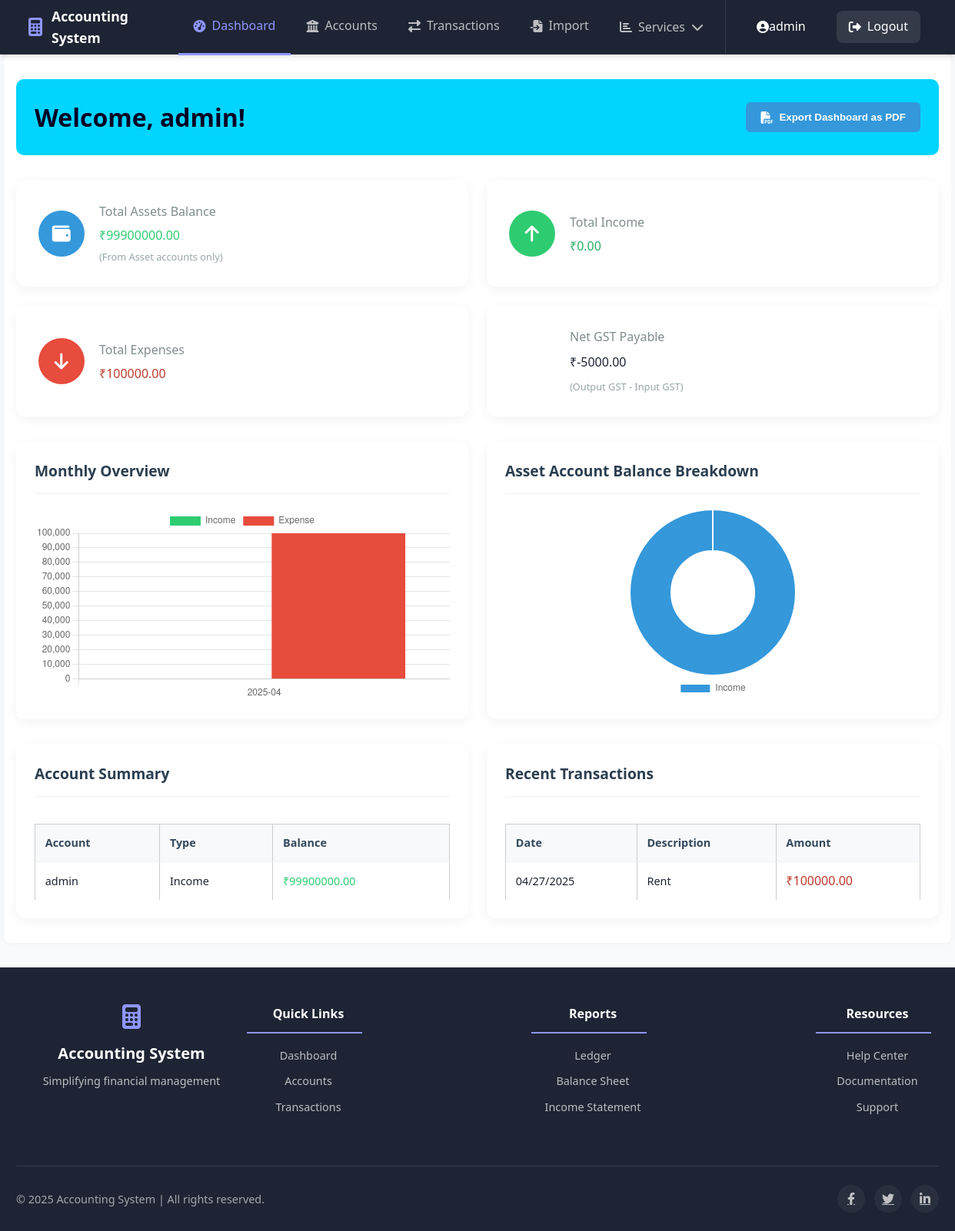
The page /dashboard (signed in) on the database its author committed.
### models.py (models this page shows, shortened)
class User(db.Model):
    id = db.Column(db.Integer, primary_key=True)
    username = db.Column(db.String(150), unique=True, nullable=False)
    email = db.Column(db.String(150), unique=True, nullable=False)
    password_hash = db.Column(db.String(200), nullable=False)
    name = db.Column(db.String(100))

class Account(db.Model):
    id = db.Column(db.Integer, primary_key=True)
    name = db.Column(db.String(100), nullable=False)
    type = db.Column(db.String(50), nullable=False)
    balance = db.Column(db.Float, default=0.0)
    user_id = db.Column(db.Integer, db.ForeignKey('user.id'), nullable=False)
    user = db.relationship('User', backref='accounts')

class Transaction(db.Model):
    id = db.Column(db.Integer, primary_key=True)
    account_id = db.Column(db.Integer, db.ForeignKey('account.id'), nullable=False)
    amount = db.Column(db.Float, nullable=False)
    description = db.Column(db.String(200))
    date = db.Column(db.DateTime, default=datetime.utcnow)
    transaction_type = db.Column(db.String(50), nullable=False)
    gst_rate = db.Column(db.Float, default=0.0)
    gst_amount = db.Column(db.Float, default=0.0)
    account = db.relationship('Account', backref='transactions')

### app.py (the view)
@app.route('/dashboard')
@login_required
def dashboard():
    user = User.query.filter_by(username=session['username']).first()
    accounts = Account.query.filter_by(user_id=user.id).all()
    account_ids = [a.id for a in accounts]
    transactions = Transaction.query.filter(Transaction.account_id.in_(account_ids)).all()
    total_balance = sum(acc.balance for acc in accounts if acc.type in ['Asset', 'Income'])
    total_income = sum(txn.amount for txn in transactions if txn.transaction_type == 'Income')
    total_expenses = sum(txn.amount for txn in transactions if txn.transaction_type == 'Expense')
    recent_transactions = sorted(transactions, key=lambda x: x.date, reverse=True)[:5]
    now = datetime.now()
    monthly_income = monthly_expenses = 0
    for txn in transactions:
        if txn.date.month == now.month and txn.date.year == now.year:
            if txn.transaction_type == 'Income':
                monthly_income += txn.amount
            elif txn.transaction_type == 'Expense':
                monthly_expenses += txn.amount
    monthly_data = defaultdict(lambda: {'Income': 0, 'Expense': 0})
    for txn in transactions:
        if txn.transaction_type in ['Income', 'Expense']:
            key = txn.date.strftime('%Y-%m')
            monthly_data[key][txn.transaction_type] += txn.amount
    sorted_months = sorted(monthly_data.keys())
    income_chart = [monthly_data[m]['Income'] for m in sorted_months]
    expense_chart = [monthly_data[m]['Expense'] for m in sorted_months]
    balance_labels = [acc.type for acc in accounts]
    balance_values = [acc.balance for acc in accounts]
    income_gst = sum(t.gst_amount for t in transactions if t.transaction_type == 'Income')
    expense_gst = sum(t.gst_amount for t in transactions if t.transaction_type == 'Expense')
    gst_summary = {
        'output_gst': income_gst,
        'input_gst': expense_gst,
        'net_gst': income_gst - expense_gst
    }
    return render_template('dashboard.html',
        username=user.username,
        accounts=accounts,
        total_balance=total_balance,
        total_income=total_income,
        total_expenses=total_expenses,
        monthly_income=monthly_income,
        monthly_expenses=monthly_expenses,
        recent_transactions=recent_transactions,
        income_chart=income_chart,
        expense_chart=expense_chart,
        months=sorted_months,
        balance_labels=balance_labels,
        balance_values=balance_values,
        gst_summary=gst_summary
    )

### app.py (called while the page is built)
@app.before_request
def manage_session():
    session.permanent = True
    session.modified = True
    timeout_seconds = 300  # 1 minute for testing, set higher in production
    login_time = session.get('login_time')
    if login_time:
        now = datetime.utcnow().timestamp()
        if now - login_time > timeout_seconds:
            session.clear()
            flash('Session expired due to inactivity.', 'warning')
            return redirect(url_for('login'))

@app.context_processor
def inject_now():
    return {'now': datetime.now()}

def login_required(f):
    @wraps(f)
    def decorated_function(*args, **kwargs):
        if 'username' not in session:
            flash('Please log in to access this page.', 'warning')
            return redirect(url_for('login'))
        return f(*args, **kwargs)
    return decorated_function

### templates/dashboard.html (shortened to what this page needs)
{% extends 'base.html' %}
{% block content %}
<div class="dashboard-header">
  <h2 class="welcome-title">Welcome, {{ username }}!</h2>
  <form method="POST" action="{{ url_for('export_dashboard_pdf') }}" id="pdfExportForm" class="export-form">
    <button type="button" class="export-btn" onclick="preparePdfExport()">
      <i class="fas fa-file-pdf"></i> Export Dashboard as PDF
    </button>
  </form>
</div>
<div class="dashboard-container">
  <div class="widget-row summary-row">
    <div class="widget summary-widget">
      <div class="widget-icon balance-icon">
        <i class="fas fa-wallet"></i>
      </div>
      <div class="widget-content">
        <h3>Total Assets Balance</h3>
        <div class="balance-amount {{ 'positive-balance' if total_balance >= 0 else 'negative-balance' }}">
          ₹{{ "%.2f"|format(total_balance) }}
        </div>
        <p class="widget-note">(From Asset accounts only)</p>
      </div>
    </div>
    <div class="widget summary-widget">
      <div class="widget-icon income-icon">
        <i class="fas fa-arrow-up"></i>
      </div>
      <div class="widget-content">
        <h3>Total Income</h3>
        <div class="income-amount">₹{{ "%.2f"|format(total_income) }}</div>
      </div>
    </div>
    <div class="widget summary-widget">
      <div class="widget-icon expense-icon">
        <i class="fas fa-arrow-down"></i>
      </div>
      <div class="widget-content">
        <h3>Total Expenses</h3>
        <div class="expense-amount">₹{{ "%.2f"|format(total_expenses) }}</div>
      </div>
    </div>
    <div class="widget summary-widget">
      <div class="widget-icon tax-icon">
        <i class="fas fa-receipt"></i>
      </div>
      <div class="widget-content">
        <h3>Net GST Payable</h3>
        <div class="tax-amount">₹{{ "%.2f"|format(gst_summary.get('net_gst', 0.0)) }}</div>
        <p class="widget-note">(Output GST - Input GST)</p>
      </div>
    </div>
  </div>
  <div class="widget-row charts-row">
    <div class="widget chart-widget">
      <div class="widget-header">
        <h3>Monthly Overview</h3>
      </div>
      <div class="chart-container">
        <canvas id="incomeExpenseChart" width="450" height="300"></canvas>
      </div>
    </div>
    <div class="widget chart-widget">
      <div class="widget-header">
        <h3>Asset Account Balance Breakdown</h3>
      </div>
      <div class="chart-container">
        <canvas id="balanceChart" width="450" height="300"></canvas>
      </div>
    </div>
  </div>
  <div class="widget-row data-row">
    <div class="widget data-widget">
      <div class="widget-header">
        <h3>Account Summary</h3>
      </div>
      <div class="accounts-list">
        {% if accounts %}
          <table class="mini-table">
            <thead>
              <tr>
                <th>Account</th>
                <th>Type</th>
                <th>Balance</th>
              </tr>
            </thead>
            <tbody>
              {% for account in accounts %}
              <tr>
                <td>{{ account.name }}</td>
                <td>{{ account.type }}</td>
                <td class="{% if account.type == 'Asset' and account.balance >= 0 %}positive-balance
                {% elif account.type == 'Liability' %}negative-balance
                {% elif account.type == 'Income' %}positive-balance
                {% elif account.type == 'Expense' %}negative-balance
                {% endif %}">
                  ₹{{ "%.2f"|format(account.balance) }}
                </td>
              </tr>
              {% endfor %}
            </tbody>
          </table>
        {% else %}
          <p class="no-data-message">No accounts found. <a href="{{ url_for('accounts') }}">Add an account</a> to get started.</p>
        {% endif %}
      </div>
    </div>
    <div class="widget data-widget">
      <div class="widget-header">
        <h3>Recent Transactions</h3>
      </div>
      <div class="recent-transactions">
        {% if recent_transactions %}
          <table class="mini-table">
            <thead>
              <tr>
                <th>Date</th>
                <th>Description</th>
                <th>Amount</th>
              </tr>
            </thead>
            <tbody>
              {% for transaction in recent_transactions %}
              <tr>
                <td>{{ transaction.date.strftime('%m/%d/%Y') }}</td>
                <td>{{ transaction.description }}</td>
                <td class="{% if transaction.transaction_type == 'Income' %}income-amount
                {% elif transaction.transaction_type == 'Expense' %}expense-amount
                {% elif transaction.transaction_type == 'Asset Purchase' %}expense-amount
                {% elif transaction.transaction_type == 'Asset Sale' %}income-amount
                {% elif transaction.transaction_type == 'Loan Taken' %}income-amount
                {% elif transaction.transaction_type == 'Loan Repayment' %}expense-amount
                {% else %}default-amount{% endif %}">
                  ₹{{ "%.2f"|format(transaction.amount) }}
                </td>
              </tr>
              {% endfor %}
            </tbody>
          </table>
        {% else %}
          <p class="no-data-message">No transactions found. <a href="{{ url_for('transactions') }}">Add a transaction</a> to get started.</p>
        {% endif %}
      </div>
    </div>
  </div>
</div>
<script>
  const ctxBar = document.getElementById('incomeExpenseChart');
  const profitChart = new Chart(ctxBar, {
    type: 'bar',
    data: {
      labels: {{ months|tojson }},
      datasets: [
        {
          label: 'Income',
          backgroundColor: '#2ecc71',
          data: {{ income_chart|tojson }}
        },
        {
          label: 'Expense',
          backgroundColor: '#e74c3c',
          data: {{ expense_chart|tojson }}
        }
      ]
    },
    options: {
      responsive: true,
      maintainAspectRatio: false,
      plugins: { legend: { position: 'top' } },
      scales: { y: { beginAtZero: true } }
    }
  });
  const ctxPie = document.getElementById('balanceChart');
  const balanceChart = new Chart(ctxPie, {
    type: 'doughnut',
    data: {
      labels: {{ balance_labels|tojson }},
      datasets: [{
        data: {{ balance_values|tojson }},
        backgroundColor: ['#3498db', '#2ecc71', '#f1c40f', '#e67e22', '#9b59b6', '#34495e']
      }]
    },
    options: {
      responsive: true,
      maintainAspectRatio: false,
      plugins: { legend: { position: 'bottom' } }
    }
  });
  function preparePdfExport() {
    const balanceCanvas = document.getElementById('balanceChart');
    const profitCanvas = document.getElementById('incomeExpenseChart');
    if (balanceCanvas && profitCanvas) {
      document.getElementById('balanceChartImage').value = balanceCanvas.toDataURL('image/png');
      document.getElementById('profitChartImage').value = profitCanvas.toDataURL('image/png');
      setTimeout(() => {
        document.getElementById('pdfExportForm').submit();
      }, 300);
    }
  }
  document.addEventListener('DOMContentLoaded', function() {
  const flashMessages = document.querySelectorAll('.flash');
  flashMessages.forEach(function(flash) {
    setTimeout(() => {
      flash.style.transition = "opacity 0.5s ease";
      flash.style.opacity = "0";
      setTimeout(() => flash.remove(), 500);
      }, 1000);
    });
  });
</script>
{% endblock %}

### static/styles.css (style rules this page uses)
body { font-family: Arial, sans-serif; background-color: #f4f6f9; color: #333; margin: 0; padding: 0; }
:root { --primary-color: #5863f8; --primary-dark: #3d45ca; --primary-light: #8f96ff; --secondary-color: #23c9b6; --dark-color: #1e2433; --light-color: #f5f8ff; --gray-color: #646e82; --light-gray: #eaeef6; --danger-color: #ff5c7c; --warning-color: #ffbe0b; --success-color: #27ae60; --border-radius: 8px; --shadow-sm: 0 2px 8px rgba(0, 0, 0, 0.15); --shadow-md: 0 4px 12px rgba(0, 0, 0, 0.2); --shadow-lg: 0 8px 24px rgba(0, 0, 0, 0.18); --transition: all 0.25s ease; --transition-slow: all 0.4s ease; }
body { margin: 0; font-family: 'Segoe UI', system-ui, -apple-system, sans-serif; font-size: 16px; line-height: 1.5; color: var(--dark-color); background-color: #f9fafc; -webkit-font-smoothing: antialiased; }
table { width: 100%; border-collapse: collapse; margin-top: 1rem; }
table th, table td { border: 1px solid #ccc; padding: 0.75rem; text-align: left; }
table th { background-color: #ecf0f1; }
.positive-balance { color: #2ecc71; }
.dashboard-header { display: flex; justify-content: space-between; align-items: center; margin-bottom: 2rem; padding:1.5rem; flex-wrap: wrap; gap: 1rem; background-color:#00D4FF; border-radius:10px; }
.welcome-title { font-size: 2rem; color: #020024; margin: 0; font-weight: 700; }
.export-form { margin: 0; }
.export-btn { background-color: #3498db; color: white; border: none; padding: 0.7rem 1.2rem; border-radius: 6px; font-weight: 600; cursor: pointer; display: flex; align-items: center; gap: 0.5rem; transition: all 0.3s ease; }
.export-btn i { font-size: 1rem; }
.dashboard-container { display: flex; flex-direction: column; gap: 2rem; }
.widget-row { display: flex; gap: 1.5rem; flex-wrap: wrap; }
.widget { background-color: white; border-radius: 12px; box-shadow: 0 4px 15px rgba(0, 0, 0, 0.05); padding: 1.5rem; flex: 1; min-width: 0; transition: all 0.3s ease; overflow: hidden; }
.widget-header { margin-bottom: 1.2rem; border-bottom: 1px solid #f0f0f0; padding-bottom: 0.8rem; }
.widget-header h3 { margin: 0; color: #2c3e50; font-size: 1.2rem; font-weight: 600; }
.summary-row .widget { display: flex; align-items: center; gap: 1.2rem; min-width: 350px; padding: 1.8rem; }
.widget-icon { display: flex; align-items: center; justify-content: center; width: 60px; height: 60px; border-radius: 50%; font-size: 1.5rem; color: white; flex-shrink: 0; }
.balance-icon { background-color: #3498db; }
.income-icon { background-color: #2ecc71; }
.expense-icon { background-color: #e74c3c; }
.widget-content { flex-grow: 1; }
.widget-content h3 { font-size: 1rem; color: #7f8c8d; margin: 0 0 0.5rem 0; font-weight: 500; }
.balance-amount, .income-amount, .expense-amount { font-size: 1rem; line-height: 1.2; }
.income-amount { color: #2ecc71; }
.expense-amount { color: #e74c3c; }
.widget-note { font-size: 0.8rem; color: #95a5a6; margin: 0.5rem 0 0; }
.charts-row .widget { min-width: 300px; min-height: 300px; }
.chart-container { height: 250px; position: relative; }
.data-row .widget { min-width: 300px; }
.accounts-list, .recent-transactions { max-height: 280px; overflow-y: auto; scrollbar-width: thin; scrollbar-color: #bdc3c7 #ecf0f1; }
.mini-table { width: 100%; border-collapse: collapse; font-size: 0.9rem; }
.mini-table th, .mini-table td { padding: 0.8rem; border-bottom: 1px solid #f0f0f0; text-align: left; }
.mini-table th { background-color: #f8f9fa; font-weight: 600; color: #34495e; }
.mini-table tr:last-child td { border-bottom: none; }
.income-amount { color: #27ae60; }
.expense-amount { color: #c0392b; }
body { line-height: 1.6; }

### rows shown on the page
User: username "admin"
Account: name "admin", type "Income", balance "99900000.00"
Transaction: amount "100000.00"

### other values the page prints
{{ session.get('username') }} "admin"
{{ "%.2f"|format(total_balance) }} "99900000.00"
{{ "%.2f"|format(total_income) }} "0.00"
{{ "%.2f"|format(total_expenses) }} "100000.00"
{{ "%.2f"|format(gst_summary.get('net_gst', 0.0)) }} "-5000.00"
chart data {{ months|tojson }} ["2025-04"]
chart data {{ income_chart|tojson }} [0]
chart data {{ expense_chart|tojson }} [100000.0]
chart data {{ balance_labels|tojson }} ["Income"]
